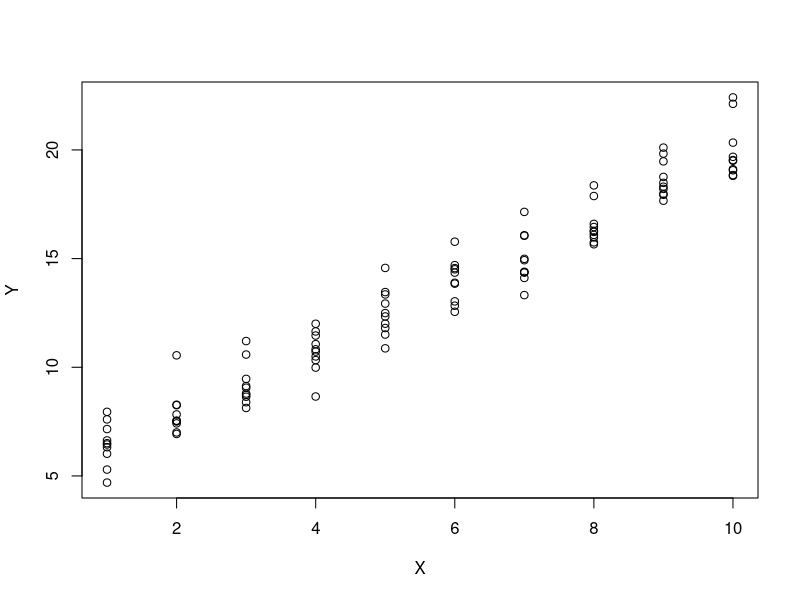
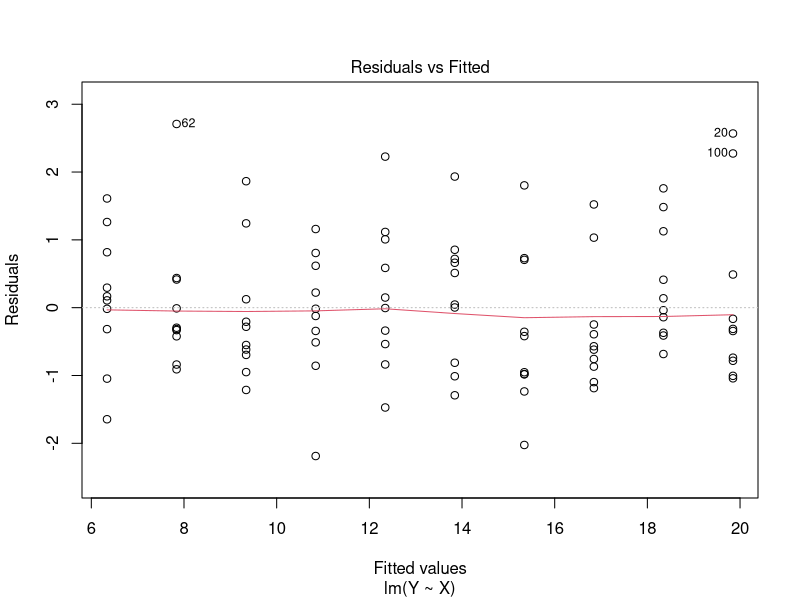
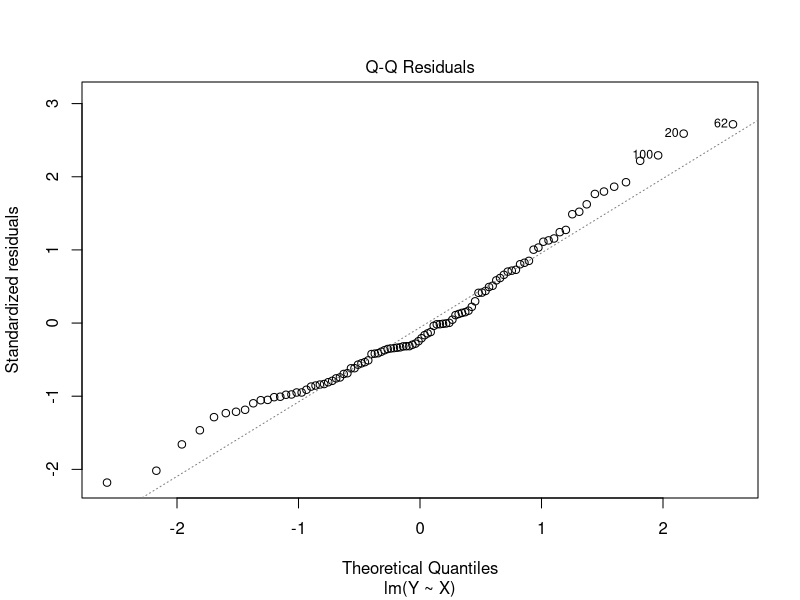
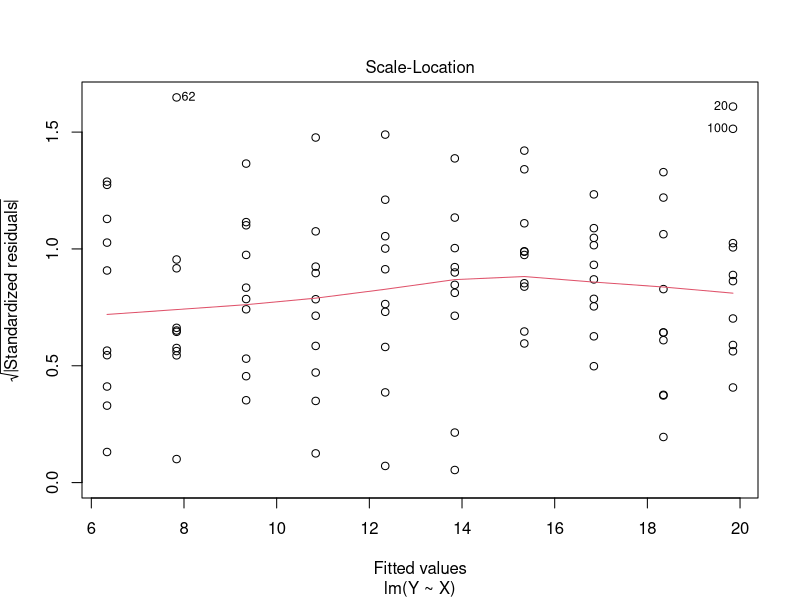
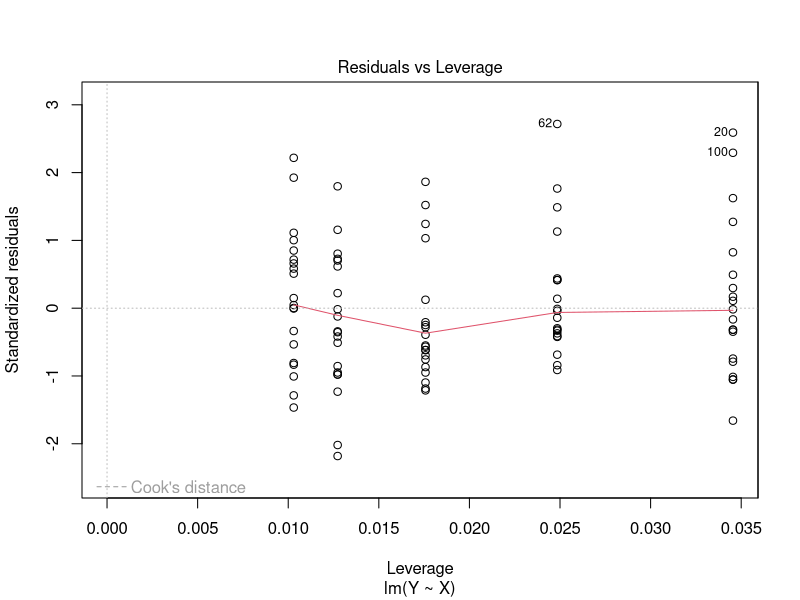
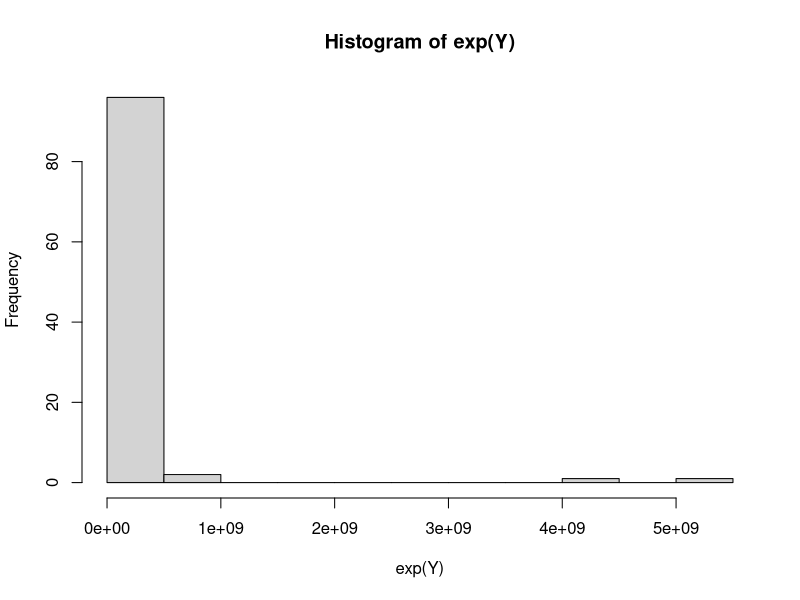

These charts were generated, in order, by the following R code:
#=========================================================
# Written by Brian A. Fannin
# 

# Generate a random set of data with a linear relationship
N <- 100
B0 <- 5
B1 <- 1.5

set.seed(1234)
e <- rnorm(N, mean = 0, sd = 1)
X <- rep(seq(1, 10), 10)

Y <- B0 + B1 * X + e

plot(X, Y)

myFit <- lm(Y ~ X)

plot(myFit)

dfBasic <- data.frame(Y, X, e)

dfBasic$Prediction <- predict(myFit)

hist(exp(Y))
